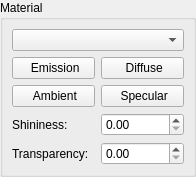
<ui version="4.0" >
 <class>materialParameters</class>
 <widget class="QWidget" name="materialParameters" >
  <property name="geometry" >
   <rect>
    <x>0</x>
    <y>0</y>
    <width>196</width>
    <height>170</height>
   </rect>
  </property>
  <property name="windowTitle" >
   <string>Form</string>
  </property>
  <layout class="QHBoxLayout" >
   <property name="margin" >
    <number>0</number>
   </property>
   <property name="spacing" >
    <number>0</number>
   </property>
   <item>
    <widget class="QGroupBox" name="groupBox" >
     <property name="sizePolicy" >
      <sizepolicy>
       <hsizetype>5</hsizetype>
       <vsizetype>0</vsizetype>
       <horstretch>0</horstretch>
       <verstretch>0</verstretch>
      </sizepolicy>
     </property>
     <property name="title" >
      <string>Material</string>
     </property>
     <property name="checkable" >
      <bool>false</bool>
     </property>
     <layout class="QHBoxLayout" >
      <property name="margin" >
       <number>9</number>
      </property>
      <property name="spacing" >
       <number>6</number>
      </property>
      <item>
       <layout class="QGridLayout" >
        <property name="margin" >
         <number>0</number>
        </property>
        <property name="spacing" >
         <number>6</number>
        </property>
        <item row="0" column="0" colspan="2" >
         <widget class="PredefinedMaterials" name="predefinedMaterials" >
          <property name="toolTip" >
           <string>Choose a predefined material.</string>
          </property>
          <property name="editable" >
           <bool>false</bool>
          </property>
         </widget>
        </item>
        <item row="4" column="1" >
         <widget class="QDoubleSpinBox" name="transparency" >
          <property name="enabled" >
           <bool>true</bool>
          </property>
          <property name="toolTip" >
           <string>Set the transparency of the surface (0.0=opaque, 1.0=transparent). If this is enabled, you should use the same materials for front and back side.</string>
          </property>
          <property name="maximum" >
           <double>1.000000000000000</double>
          </property>
          <property name="singleStep" >
           <double>0.050000000000000</double>
          </property>
         </widget>
        </item>
        <item row="1" column="1" >
         <widget class="ColorPicker" name="diffuse" >
          <property name="toolTip" >
           <string>Set the diffuse color.</string>
          </property>
          <property name="text" >
           <string> Diffuse</string>
          </property>
         </widget>
        </item>
        <item row="1" column="0" >
         <widget class="ColorPicker" name="emission" >
          <property name="toolTip" >
           <string>Set the emission/glow color. </string>
          </property>
          <property name="text" >
           <string> Emission</string>
          </property>
         </widget>
        </item>
        <item row="4" column="0" >
         <widget class="QLabel" name="transparencyLabel" >
          <property name="enabled" >
           <bool>true</bool>
          </property>
          <property name="text" >
           <string>Transparency:</string>
          </property>
         </widget>
        </item>
        <item row="3" column="0" >
         <widget class="QLabel" name="label_1" >
          <property name="text" >
           <string>Shininess:</string>
          </property>
         </widget>
        </item>
        <item row="2" column="1" >
         <widget class="ColorPicker" name="specular" >
          <property name="toolTip" >
           <string>Set the color of specular highlights.</string>
          </property>
          <property name="text" >
           <string> Specular</string>
          </property>
         </widget>
        </item>
        <item row="3" column="1" >
         <widget class="QDoubleSpinBox" name="shininess" >
          <property name="toolTip" >
           <string>Set the strength of the specular reflections.</string>
          </property>
          <property name="maximum" >
           <double>128.000000000000000</double>
          </property>
          <property name="singleStep" >
           <double>0.500000000000000</double>
          </property>
         </widget>
        </item>
        <item row="2" column="0" >
         <widget class="ColorPicker" name="ambient" >
          <property name="toolTip" >
           <string>Set the ambient color.</string>
          </property>
          <property name="text" >
           <string> Ambient</string>
          </property>
         </widget>
        </item>
       </layout>
      </item>
     </layout>
    </widget>
   </item>
  </layout>
 </widget>
 <customwidgets>
  <customwidget>
   <class>ColorPicker</class>
   <extends>QPushButton</extends>
   <header>ColorPicker.h</header>
  </customwidget>
  <customwidget>
   <class>PredefinedMaterials</class>
   <extends>QComboBox</extends>
   <header>PredefinedMaterials.h</header>
  </customwidget>
 </customwidgets>
 <resources/>
 <connections/>
</ui>
